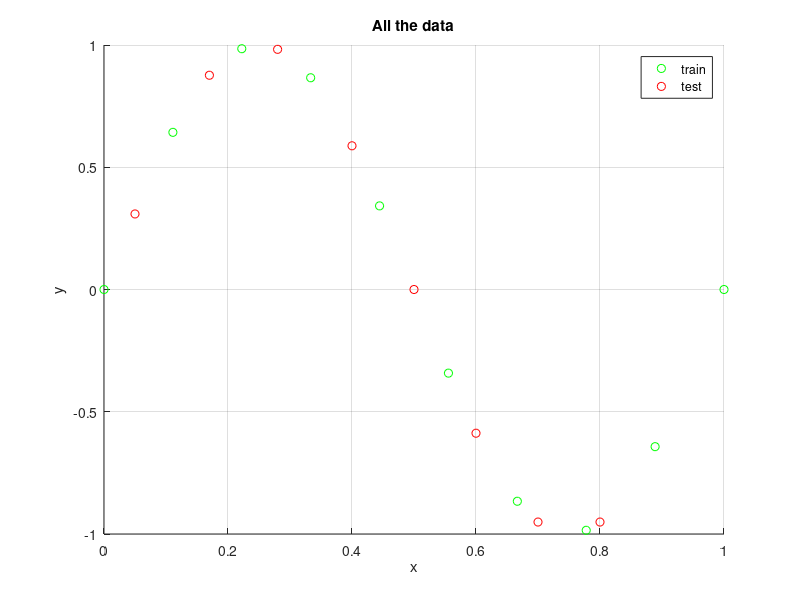

This chart was generated by the following MATLAB code: (Note: this script raises an error after producing the figure.)
function Main1_rj133()
wholetrain=importdata('SmallData.mat');
wholetest=importdata('TestData.mat');
xtrain=wholetrain(1,:);
ytrain=wholetrain(2,:);
xtest=wholetest(1,:);
ytest=wholetest(2,:);
figure(1);
scatter(xtrain,ytrain,'g')
hold on;
scatter(xtest, ytest,'r')
legend('train','test')
xlabel('x');
ylabel('y');
title('All the data');
grid on;
hold off;
datatrain=zeros(1,9);
datatest=zeros(1,9);
for n=1:9 
    alpha=LSR_rj133(xtrain,ytrain,n,0);
    p=fliplr(alpha');
    yget=polyval(p,xtrain);
    ygett=polyval(p,xtest);
    trainerror=mean((yget-ytrain).^2);
    testerror=mean((ygett-ytest).^2);
    fprintf('%2i  \t %f \t  %f   \n', n, trainerror,testerror);fprintf('\n');
    datatrain(n)=trainerror;
    datatest(n)=testerror;
end
indtrain=find(datatrain==min(min(datatrain)));
indtest=find(datatest==min(min(datatest)));
figure(2);
if indtrain==indtest
    alpha=LSR_rj133(xtrain,ytrain,indtrain,0);
    fprintf('coeffecient (from high exponential to low)\n')
    fprintf('%f  \t',fliplr(alpha'));fprintf('\n');
    p=fliplr(alpha');
    y=polyval(p,xtrain);
    plot(xtrain,y)
    title('The fitted model')
    grid on;
end
if indtrain~=indtest
    alpha=LSR_rj133(xtrain,ytrain,indtrain,0);
    p=fliplr(alpha')
    y=polyval(p,xtrain);
    plot(xtrain,y)
    hold on;
    alpha1=LSR_rj133(xtrain,ytrain,indtest,0);
    p1=fliplr(alpha1')
    y1=polyval(p1,xtrain);
    plot(xtrain,y1)
    legend('train','test')
    xlabel('x');
    ylabel('y');
    title('The fitted model')
    grid on;
    hold off;
    fprintf('coeffecient with smallest train error (from high exponential to low)\n')
    fprintf('%f  \t',fliplr(alpha'));fprintf('\n');
    fprintf('coeffecient with smallest test error (from high exponential to low)\n')
    fprintf('%f  \t',fliplr(alpha1'));fprintf('\n');

end

    
    



